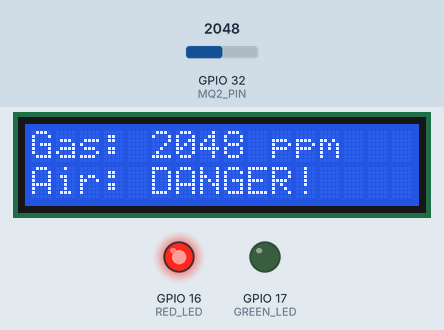
This sketch was run on a simulated ESP32. Parts: 16×2 character LCD, output pins drawn as LEDs (lit = HIGH). Inputs (shaded band) come from the test bench; at power-on: GPIO 32 (MQ2_PIN) = 2048. WiFi joins after 1.5 s; servers stay silent unless stated; what the sketch prints to the serial monitor is not drawn.

Above: at 3.1 s.
3.2 s: GPIO 32 (MQ2_PIN) set to 1554
At 4.3 s:
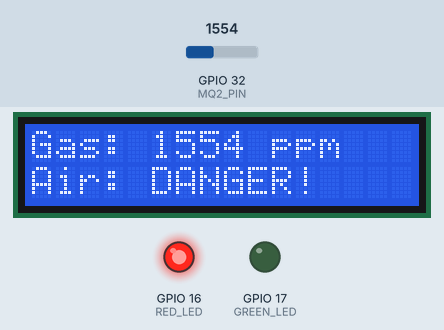
5.5 s: GPIO 32 (MQ2_PIN) set to 1452
At 6.7 s:
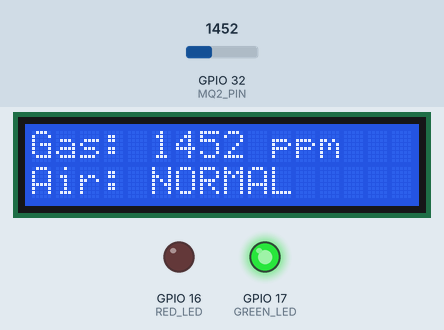
7.6 s: GPIO 32 (MQ2_PIN) set to 1540
At 9.1 s:
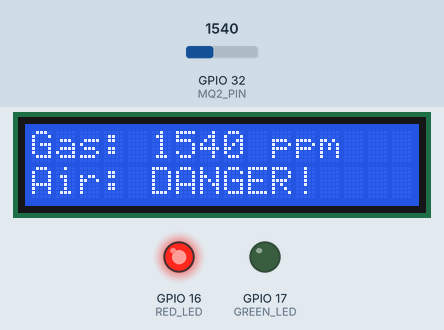
Timing chart, 0 to 10.6 s (numbered marks = the images above; inputs shaded):
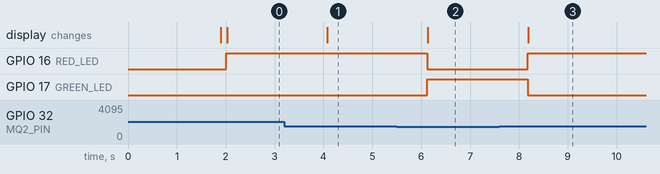

Measured:
- the behaviour switches between 1501 and 1500 on GPIO 32 (MQ2_PIN) (found by bisection; images 1 and 2)
- after the input at 3.2 s, the display: changes after 0.88 s (image 1)
- after the input at 5.5 s, GPIO 16 (RED_LED): HIGH → LOW after 0.63 s; GPIO 17 (GREEN_LED): LOW → HIGH after 0.63 s; the display: changes after 0.64 s (image 2)
- after the input at 7.6 s, GPIO 16 (RED_LED): LOW → HIGH after 0.58 s; GPIO 17 (GREEN_LED): HIGH → LOW after 0.58 s; the display: changes after 0.59 s (image 3)

The sketch:

sketch.ino
```cpp
#define BLYNK_TEMPLATE_ID "TMPL6CvjZoEYT"
#define BLYNK_TEMPLATE_NAME "Smart Gas Monitor System"
#define BLYNK_AUTH_TOKEN "tjxuJm1RnGBywjxz6VcFRshDIOs0pu2r"

#include <WiFi.h>
#include <BlynkSimpleEsp32.h>
#include <LiquidCrystal_I2C.h>

// WiFi credentials
char ssid[] = "Wokwi-GUEST";
char pass[] = "";

// Sensor and LED pins
#define MQ2_PIN 32
#define RED_LED 16
#define GREEN_LED 17

// LCD setup
LiquidCrystal_I2C lcd(0x27, 16, 2);

// Alert flag
bool alertSent = false;

void setup() {
  Serial.begin(115200);

  pinMode(RED_LED, OUTPUT);
  pinMode(GREEN_LED, OUTPUT);

  lcd.init();
  lcd.backlight();
  lcd.setCursor(0, 0);
  lcd.print("Connecting WiFi");

  Blynk.begin(BLYNK_AUTH_TOKEN, ssid, pass);

  lcd.clear();
  lcd.setCursor(0, 0);
  lcd.print("WiFi Connected");
  delay(100);
}

void loop() {
  Blynk.run();

  // Read gas value (in ppm from Wokwi)
  int gasPPM = analogRead(MQ2_PIN);
  Serial.print("Gas PPM: ");
  Serial.println(gasPPM);

  // Send gas PPM to Blynk Gauge on V0
  Blynk.virtualWrite(V0, gasPPM);

  // Update LCD
  lcd.clear();
  lcd.setCursor(0, 0);
  lcd.print("Gas: ");
  lcd.print(gasPPM);
  lcd.print(" ppm");

  // Air quality status
  if (gasPPM > 1500) {
    digitalWrite(RED_LED, HIGH);
    digitalWrite(GREEN_LED, LOW);
    lcd.setCursor(0, 1);
    lcd.print("Air: DANGER!");

    if (!alertSent) {
      Blynk.logEvent("smart_gas_monitor_system", "⚠️ High gas: " + String(gasPPM) + " ppm");
      alertSent = true;
    }

  } else if (gasPPM > 3000) {
    digitalWrite(RED_LED, LOW);
    digitalWrite(GREEN_LED, HIGH);
    lcd.setCursor(0, 1);
    lcd.print("Air: MODERATE");
    alertSent = false;

  } else {
    digitalWrite(RED_LED, LOW);
    digitalWrite(GREEN_LED, HIGH);
    lcd.setCursor(0, 1);
    lcd.print("Air: NORMAL ");
    alertSent = false;
  }

  delay(1000);  // Check every 1 seconds
}
```
